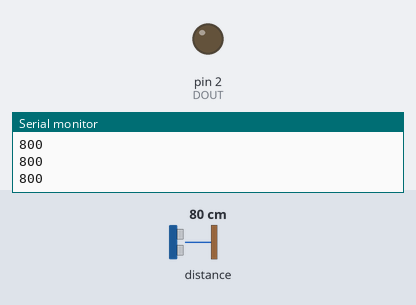
This program was run on a simulated Arduino Nano, built with avr-gcc and run on an emulated ATmega328P. Shown: output pins drawn as LEDs (lit = HIGH), the last lines printed to the serial monitor. The test bench sets the inputs (shaded band); at power-on: distance to the obstacle 80 cm.

Above: at 1.2 s.
1.3 s: distance to the obstacle set to 56 cm
2.8 s: distance to the obstacle set to 49 cm
At 4.0 s:
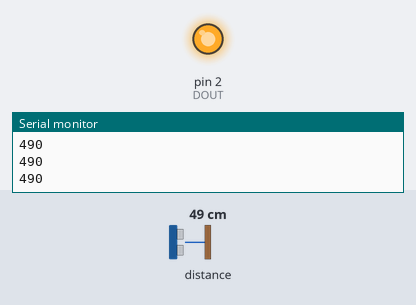
4.3 s: distance to the obstacle set to 60 cm
At 5.2 s:
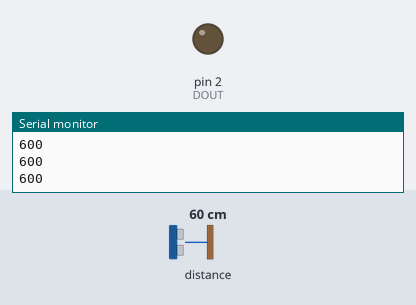
5.8 s: distance to the obstacle set to 2 cm
At 6.3 s:
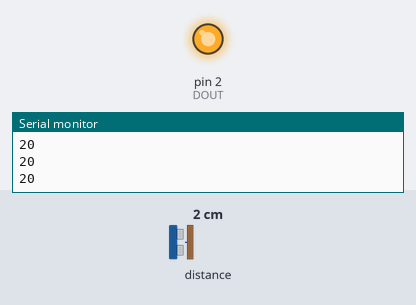
Timing chart, 0 to 8.3 s (numbered marks = the images above; inputs shaded):
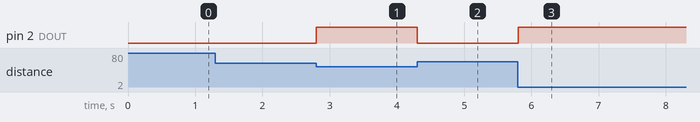

Measured:
- the behaviour switches between 53 and 52 cm on distance to the obstacle (found by bisection; images 0 and 1)
- after the input at 2.8 s, pin 2 (DOUT): LOW → HIGH at once
- after the input at 4.3 s, pin 2 (DOUT): HIGH → LOW at once
- after the input at 5.8 s, pin 2 (DOUT): LOW → HIGH at once

The program:

main.cpp
```cpp
#include <Arduino.h>
#include <Adafruit_VL53L0X.h>
#include <config.h>

Adafruit_VL53L0X sensor = Adafruit_VL53L0X();

void setup() {
  // put your setup code here, to run once:
  pinMode(DOUT, OUTPUT);
  digitalWrite(DOUT, LOW);

  Serial.begin(DEBUG_BAUD);

  Serial.println(F("VL53L0X AutoLight Controller"));
  if (!sensor.begin()) {
    Serial.println(F("Failed to boot VL53L0X"));
    while(1);
  }

  sensor.setMeasurementTimingBudgetMicroSeconds(TIMING_BUDGET);
  sensor.startRangeContinuous(); // continuous reading mode
}

unsigned int reading = 8190;

void loop() {
   if (sensor.isRangeComplete()) { // is the reading ready?
    reading = sensor.readRange(); // get reading
    Serial.println(reading);

    if (TRIP_MM > reading) { // sensor tripped?
      digitalWrite(DOUT, HIGH);
    } else {
      digitalWrite(DOUT, LOW);
    }
  }
}
```

config.h
```cpp
// Sensor
#define TIMING_BUDGET 76000
#define TRIP_MM 530

// Output
#define DOUT 2

// Debug
#define DEBUG_BAUD 9600
```
